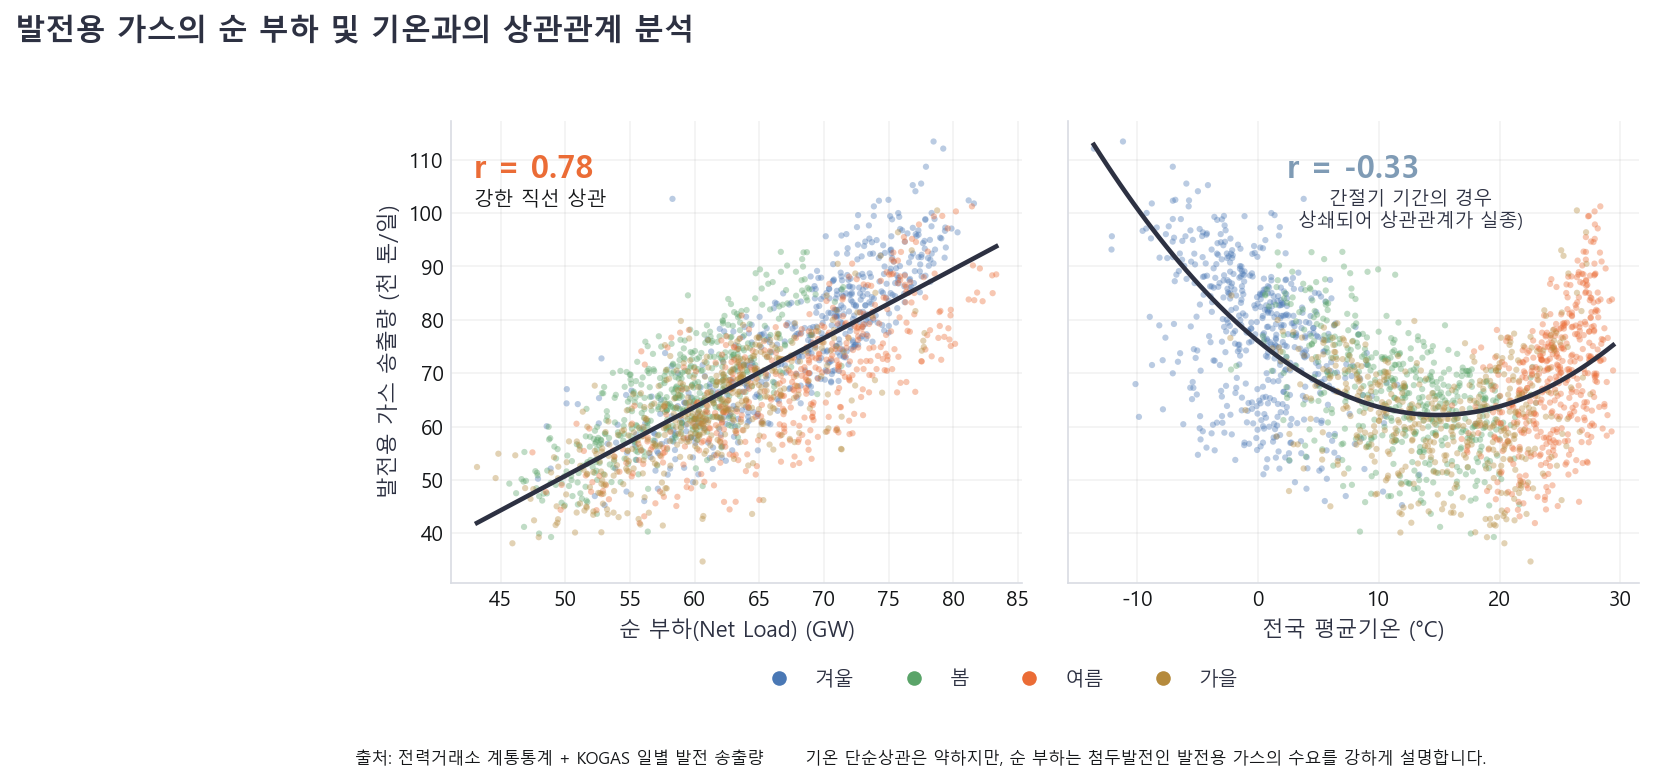

Python code for this plot:
# -*- coding: utf-8 -*-
"""7단계 · 발전용 가스의 일별 상관 — 잔여수요(net_load) vs 기온.
대상 = ★KOGAS 일별 발전 송출량(daliy_lng_gen_21-26.csv, TON). net_load·기온은 전국 일별 평균.
왼쪽: 가스 vs net_load(강한 직선상관) / 오른쪽: 가스 vs 기온(U자 — 추위·더위 모두 ↑ 라 단순상관 약함).
실행: python step7_gas_corr.py  → step7_gas_corr.png 생성
"""
import os, sqlite3
import numpy as np, pandas as pd
import matplotlib as mpl, matplotlib.pyplot as plt

HERE = os.path.dirname(os.path.abspath(__file__))
ROOT = os.path.normpath(os.path.join(HERE, '..', '..', '..'))
DB = os.path.join(ROOT, '1. data_fetcher_and_db', 'data', 'input_data_land.db')
SD = os.path.join(ROOT, '1. data_fetcher_and_db', 'second_dataset')

# ======================================================================
#  ▼▼▼  바꿀 값(색·라벨·문구)은 여기 모여 있습니다  ▼▼▼
# ======================================================================
INK, MUTED, SOFT, ACCENT = '#2d3142', "#141618", '#7a8399', '#eb6c36'
RULE = '#d9dce3'
SEA_COL = {'겨울':'#4a78b5', '봄':'#5aa469', '여름':'#eb6c36', '가을':'#b58a3c'}
START = '2021-01-01'
TITLE    = "발전용 가스의 순 부하 및 기온과의 상관관계 분석"
SUBTITLE = ""
#"일별 상관 (KOGAS 발전 송출량 · 전국 평균, 2021~2026) — 기온은 추위·더위가 상쇄돼 약하고, net_load가 둘을 모두 담습니다"
XL_NET, XL_TMP = "순 부하(Net Load) (GW)", "전국 평균기온 (°C)"
YL = "발전용 가스 송출량 (천 톤/일)"
# ======================================================================

mpl.rcParams.update({
    'font.family': 'Malgun Gothic', 'axes.unicode_minus': False,
    'figure.facecolor': 'white', 'axes.facecolor': 'white', 'savefig.facecolor': 'white',
    'axes.edgecolor': MUTED, 'axes.labelcolor': INK, 'text.color': INK,
    'xtick.color': MUTED, 'ytick.color': MUTED, 'figure.dpi': 150,
})

# ── 일별 데이터 ─────────────────────────────────────────────
con = sqlite3.connect(DB)
tc = ['temp_c_daegwallyeong','temp_c_wonju','temp_c_seosan','temp_c_pohang','temp_c_yeonggwang']
h = pd.read_sql(f"SELECT timestamp, net_load_kr, {','.join(tc)} FROM historical", con, parse_dates=['timestamp'])
con.close()
h['temp'] = h[tc].mean(axis=1); h['date'] = h.timestamp.dt.normalize()
dd = h.groupby('date').agg(netload=('net_load_kr','mean'), temp=('temp','mean'), n=('net_load_kr','size')).reset_index()
dd = dd[dd.n >= 20]
kg = pd.read_csv(os.path.join(SD,'data','daliy_lng_gen_21-26.csv'), encoding='cp949').rename(columns={'날짜':'date','공급량':'gas'})
kg['date'] = pd.to_datetime(kg['date'])
d = dd.merge(kg[['date','gas']], on='date', how='inner')
d = d[d.date >= START].copy()
sea = lambda m: {12:'겨울',1:'겨울',2:'겨울',3:'봄',4:'봄',5:'봄',6:'여름',7:'여름',8:'여름',9:'가을',10:'가을',11:'가을'}[m]
d['season'] = d.date.dt.month.map(sea)
d['gasK'] = d.gas/1000.0; d['nlG'] = d.netload/1000.0
rN = d.gas.corr(d.netload); rT = d.gas.corr(d.temp)
print('n=%d  r(net_load)=%.3f  r(temp)=%.3f' % (len(d), rN, rT))

fig, (axA, axB) = plt.subplots(1, 2, figsize=(8.8, 4.4), sharey=True)

def scatter(ax, xcol, seasons=True):
    for s, c in SEA_COL.items():
        g = d[d.season == s]
        ax.scatter(g[xcol], g.gasK, s=9, c=c, alpha=0.38, edgecolors='none', zorder=2, label=s)
    for sp in ('top','right'): ax.spines[sp].set_visible(False)
    for sp in ('left','bottom'): ax.spines[sp].set_color(RULE)
    ax.tick_params(length=0); ax.grid(True, alpha=0.16); ax.set_axisbelow(True)

# (A) net_load — 직선 적합
scatter(axA, 'nlG')
xa = np.linspace(d.nlG.min(), d.nlG.max(), 50)
ca = np.polyfit(d.nlG, d.gasK, 1)
axA.plot(xa, np.polyval(ca, xa), color=INK, lw=2.2, zorder=4)
axA.set_xlabel(XL_NET, fontsize=10.5); axA.set_ylabel(YL, fontsize=10.5)
axA.text(0.04, 0.93, f'r = {rN:.2f}', transform=axA.transAxes, fontsize=15, fontweight='bold',
         color=ACCENT, ha='left', va='top')
axA.text(0.04, 0.85, '강한 직선 상관', transform=axA.transAxes, fontsize=9.5, color=MUTED, ha='left', va='top')

# (B) 기온 — 2차(U자) 적합
scatter(axB, 'temp')
xb = np.linspace(d.temp.min(), d.temp.max(), 80)
cb = np.polyfit(d.temp, d.gasK, 2)
axB.plot(xb, np.polyval(cb, xb), color=INK, lw=2.2, zorder=4)
axB.set_xlabel(XL_TMP, fontsize=10.5)
axB.text(0.5, 0.93, f'r = {rT:.2f}', transform=axB.transAxes, fontsize=15, fontweight='bold',
         color='#7f9bb5', ha='center', va='top')
axB.text(0.6, 0.85, '간절기 기간의 경우\n상쇄되어 상관관계가 실종)', transform=axB.transAxes,
         fontsize=9, color=INK, ha='center', va='top')

fig.suptitle(TITLE, fontsize=14.5, fontweight='bold', color=INK, x=0.012, ha='center', y=1.02)
fig.text(0.012, 0.945, SUBTITLE, fontsize=9.3, color=SOFT, ha='left')
handles = [plt.Line2D([0],[0], marker='o', ls='', mfc=c, mec='none', ms=7, label=s) for s,c in SEA_COL.items()]
fig.legend(handles=handles, loc='lower center', bbox_to_anchor=(0.5, -0.03), ncol=4, frameon=False, fontsize=9.5)
fig.text(0.012, -0.115,
         "출처: 전력거래소 계통통계 + KOGAS 일별 발전 송출량       "
         "기온 단순상관은 약하지만, 순 부하는 첨두발전인 발전용 가스의 수요를 강하게 설명합니다.",
         fontsize=8.0, color=MUTED, ha='left')
fig.subplots_adjust(top=0.86, bottom=0.16, left=0.085, right=0.985, wspace=0.08)
fig.savefig(os.path.join(HERE, 'step7_gas_corr.png'), bbox_inches='tight', dpi=150)
plt.close(fig)
print('saved step7_gas_corr.png')
